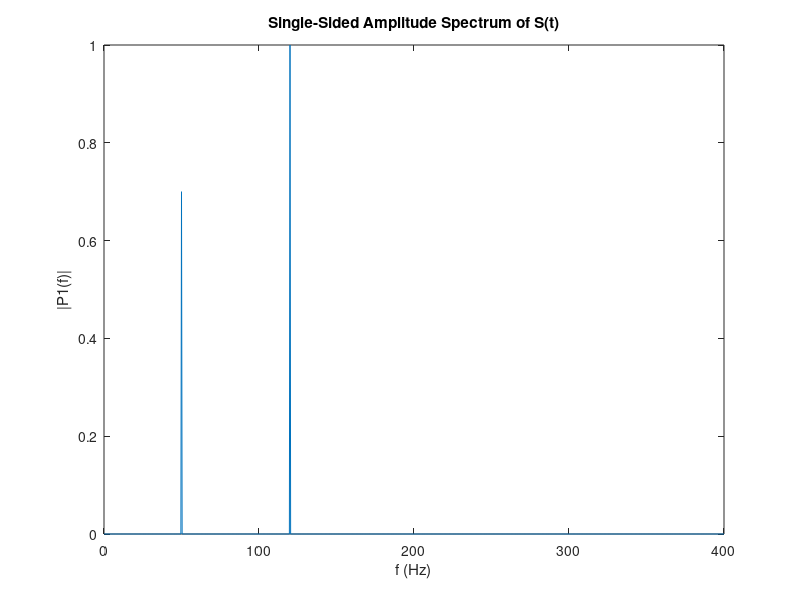

MATLAB code for this plot:
% Use Fourier transforms to find the frequency components of a signal buried in noise.
%% Create a signal
%  Sampling frequency: 1 kHz 
%  Signal duration :   1 secs
Fs = 800;            % Sampling frequency                    
T = 1/Fs;             % Sampling period       
L = 2000;             % Length of signal
t = (0:L-1)*T;        % Time vector (*1T means 1 second duration)

% Form a signal containing 
%  Frequency (Hz):   50    120
%  Amplitude     :  0.7    1.0
S = 0.7*sin(2*pi*50*t) + sin(2*pi*120*t);

% Add white noise
%  Mean     : 0
%  Variance : 4
X = S + 2*randn(size(t));

% Plot the noisy signal in the time domain. 
% It is difficult to identify the frequency components 
%   by looking at the signal X(t)
plot(1000*t(1:500),X(1:500));
title('Noisy Signal');
xlabel('t (milliseconds)');
ylabel('X(t)');

%% FFT and frequency plot
Y = fft(X);

% Compute the two-sided spectrum P2. 
% Then compute the single-sided spectrum P1 based on P2 
%   and the even-valued signal length L.
P2 = abs(Y/L);
P1 = P2(1:L/2+1);
% P1(2:end-1) = 2*P1(2:end-1);
P1(1:end) = 2*P1(1:end);

% Define the frequency domain f,
%   and plot the single-sided amplitude spectrum P1. 
% The amplitudes are not exactly at 0.7 and 1, as expected, 
%   because of the added noise.
% On average, longer signals produce better frequency approximations.

f = Fs*(0:(L/2))/L; % This line determines the x-axis unit. Important!
plot(f,P1);
% plot(P2);
title('Single-Sided Amplitude Spectrum of X(t)');
xlabel('f (Hz)');
ylabel('|P1(f)|');


%% Frequency plot of the no-noise signal
Y = fft(S);
P2 = abs(Y/L);
P1 = P2(1:L/2+1);
P1(2:end-1) = 2*P1(2:end-1);

plot(f,P1) 
title('Single-Sided Amplitude Spectrum of S(t)')
xlabel('f (Hz)')
ylabel('|P1(f)|')

%%
